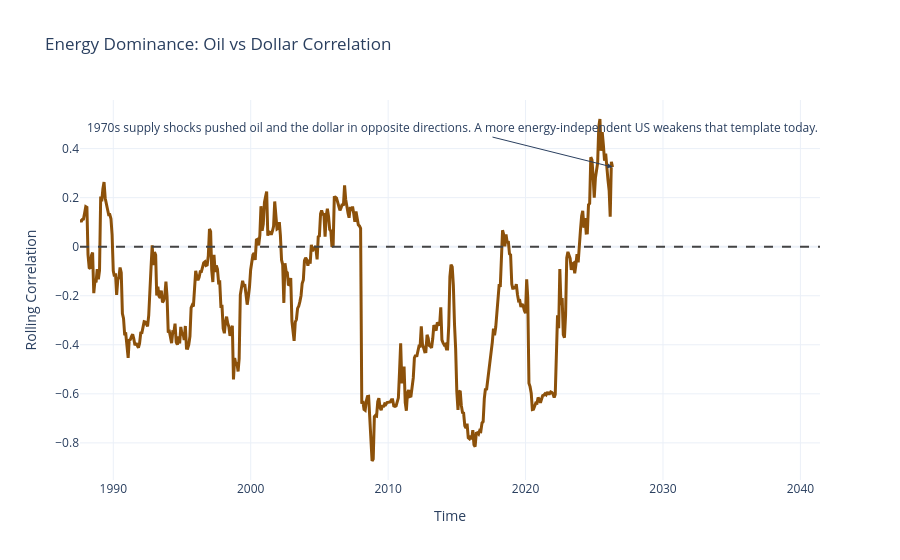

This figure's notebook cell:
### Code cell
energy_df = df[["Oil_DXY_Corr"]].dropna()

fig = go.Figure()
fig.add_trace(
    go.Scatter(
        x=energy_df.index,
        y=energy_df["Oil_DXY_Corr"],
        mode="lines",
        name="24M Oil vs DXY Correlation",
        line=dict(color="#8c510a", width=3),
    )
)
fig.add_hline(y=0, line_dash="dash", line_color="#444")
fig.add_annotation(
    x=energy_df.index.max(),
    y=float(energy_df["Oil_DXY_Corr"].iloc[-1]),
    text="1970s supply shocks pushed oil and the dollar in opposite directions. A more energy-independent US weakens that template today.",
    showarrow=True,
    arrowhead=2,
    ax=-160,
    ay=-40,
)
fig.update_layout(
    title="Energy Dominance: Oil vs Dollar Correlation",
    xaxis_title="Time",
    yaxis_title="Rolling Correlation",
    template="plotly_white",
)
fig.show()

### Figure 1 — Plotly figure (JSON) as saved in the notebook; plotly's stock layout.template omitted (floating-point values rounded to 4 significant figures; data arrays with more than 128 entries replaced by an {"elided": "..."} marker saying what was removed)
{"data": [{"line": {"color": "#8c510a", "width": 3}, "mode": "lines", "name": "24M Oil vs DXY Correlation", "type": "scatter", "x": {"elided": "466 str values"}, "y": {"elided": "466 float values"}}], "layout": {"annotations": [{"arrowhead": 2, "ax": -160, "ay": -40, "showarrow": true, "text": "1970s supply shocks pushed oil and the dollar in opposite directions. A more energy-independent US weakens that template today.", "x": "2026-04-30T00:00:00", "y": 0.3247}], "shapes": [{"line": {"color": "#444", "dash": "dash"}, "type": "line", "x0": 0, "x1": 1, "xref": "x domain", "y0": 0, "y1": 0, "yref": "y"}], "title": {"text": "Energy Dominance: Oil vs Dollar Correlation"}, "xaxis": {"title": {"text": "Time"}}, "yaxis": {"title": {"text": "Rolling Correlation"}}}}
